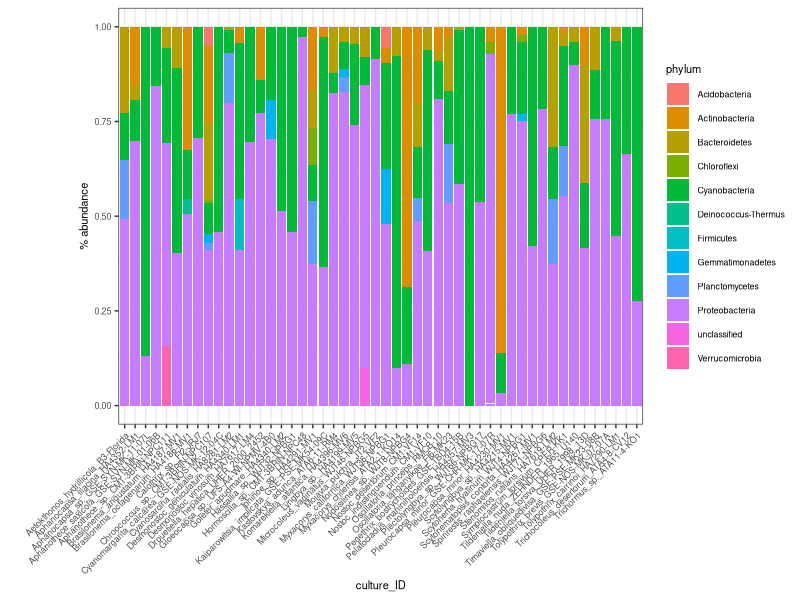
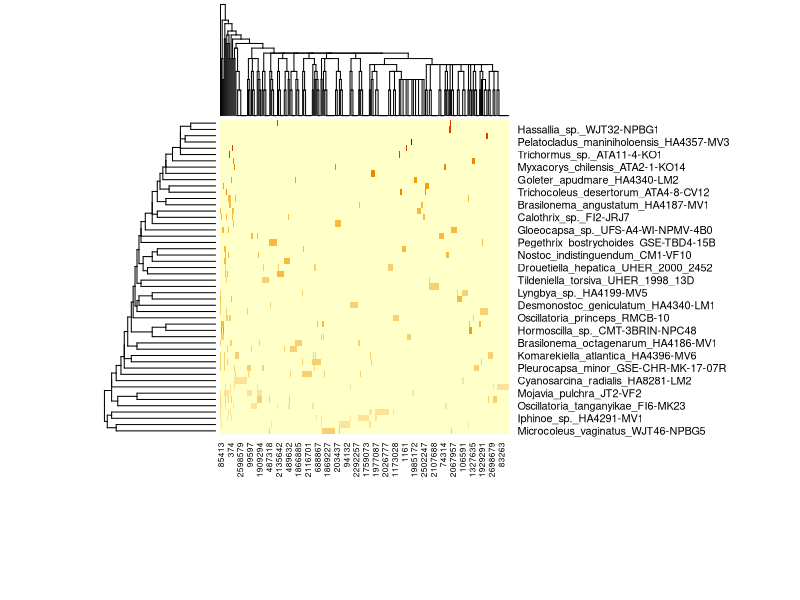

Reproduce these figures in R, in order. (Note: this script raises an error after producing the figures.)
# what organisms are present in the cyanosphere 

# load libraries 
library(tidyverse)
library(vegan)
library(ggrepel)

# load data
cyanosphere <- read.csv("data/autometa_assembly_cyanosphere.csv")

pdf("figures/phylum_plot.pdf", width = 11, height = 8.5)
ggplot(cyanosphere, aes(fill = phylum, y = contigs, x = culture_ID)) + geom_bar(position = "fill", stat = "identity")+ theme_bw()  + labs(y = "% abundance") + theme(axis.text.x = element_text(angle = 45, vjust = 1, hjust=1), text = element_text(size = 8), plot.margin = unit(c(0.2, 0.2, 0.2, 2), "cm"))
dev.off()

heatmap.data <- cyanosphere %>% dplyr::select(taxid, contigs, culture_ID)
heatmap.data <- pivot_wider(heatmap.data, names_from = taxid, values_from = contigs, values_fn = sum)
culture.names <-  heatmap.data$culture_ID
heatmap.data <- heatmap.data[-1]
heatmap.data[c(1:299)] <- ifelse(heatmap.data[c(1:299)]>0, 1, 0)
heatmap.data <- sapply(heatmap.data, as.numeric)
heatmap.data[is.na(heatmap.data)] <-0
rownames(heatmap.data) <- culture.names

pdf("figures/taxid heatmap.pdf")
heatmap(heatmap.data, margins = c(10, 11.5))
dev.off()

# are the communities different between cultures
cyanosphere.transformed <- cyanosphere %>% pivot_wider(names_from = culture_ID, values_from = contigs)

otu.all <- cyanosphere.transformed %>% group_by(Host_Species) %>% summarize_at(vars(`Aetokthonos_hydrillicola_B3-Florida`:`Trichormus_sp._ATA11-4-KO1`),list(sum = sum))
otu.all[is.na(otu.all)] <-0
otu.all[c(2:51)] <- ifelse(otu.all[c(2:51)]>0, 1, 0)
otu.only <- otu.all[c(2:51)]
head(otu.only)

metadata <- otu.all[c(1)]

otu.nmds <- metaMDS(otu.only, trace = FALSE, trymax = 100, "bray")
otu.nmds$stress 
adonis(otu.only ~ Host_Species, data = metadata) # didn't work 


# make heat map

heatmap.data <- cyanosphere %>% dplyr::select(phylum, contigs, culture_ID)
heatmap.data <- pivot_wider(heatmap.data, names_from = phylum, values_from = contigs, values_fn = sum)
culture.names <-  heatmap.data$culture_ID
heatmap.data <- heatmap.data[-1]
heatmap.data[c(1:12)] <- ifelse(heatmap.data[c(1:12)]>0, 1, 0)
heatmap.data <- sapply(heatmap.data, as.numeric)
heatmap.data[is.na(heatmap.data)] <-0
rownames(heatmap.data) <- culture.names

pdf("figures/phylum heatmap.pdf")
heatmap(heatmap.data, margins = c(10, 11.5))
dev.off()

# look just at proteobacteria 

proteo <- cyanosphere %>% filter(phylum == "Proteobacteria")
pdf("figures/proteo_plot.pdf", width = 11, height = 8.5)
ggplot(proteo, aes(fill = order, y = contigs, x = culture_ID)) + geom_bar(position = "fill", stat = "identity")+ theme_bw()  + labs(y = "% abundance") + theme(axis.text.x = element_text(angle = 45, vjust = 1, hjust=1), text = element_text(size = 8), plot.margin = unit(c(0.2, 0.2, 0.2, 2), "cm"))
dev.off()

heatmap.data <- proteo %>% dplyr::select(order, contigs, culture_ID)
heatmap.data <- pivot_wider(heatmap.data, names_from = order, values_from = contigs, values_fn = sum)
culture.names <-  heatmap.data$culture_ID
heatmap.data <- heatmap.data[-1]
heatmap.data[c(1:12)] <- ifelse(heatmap.data[c(1:12)]>0, 1, 0)
heatmap.data <- sapply(heatmap.data, as.numeric)
heatmap.data[is.na(heatmap.data)] <-0
rownames(heatmap.data) <- culture.names

pdf("figures/proteo heatmap.pdf")
heatmap(heatmap.data, margins = c(10, 11.5))
dev.off()



### Based on Substrate ###

pdf("figures/substrate_plot.pdf", width = 11, height = 8.5)
ggplot(cyanosphere, aes(fill = phylum, y = contigs, x = Substrate)) + geom_bar(position = "fill", stat = "identity")+ theme_bw()  + labs(y = "% abundance") + theme(axis.text.x = element_text(angle = 45, vjust = 1, hjust=1), text = element_text(size = 8), plot.margin = unit(c(0.2, 0.2, 0.2, 2), "cm"))
dev.off()

heatmap.data <- cyanosphere %>% dplyr::select(phylum, contigs, Substrate)
heatmap.data <- pivot_wider(heatmap.data, names_from = phylum, values_from = contigs, values_fn = sum)
substrate.names <-  heatmap.data$Substrate
heatmap.data <- heatmap.data[-1]
heatmap.data[c(1:12)] <- ifelse(heatmap.data[c(1:12)]>0, 1, 0)
heatmap.data <- sapply(heatmap.data, as.numeric)
heatmap.data[is.na(heatmap.data)] <-0
rownames(heatmap.data) <- substrate.names

pdf("figures/substrate heatmap.pdf")
heatmap(heatmap.data, margins = c(10, 11.5))
dev.off()

heatmap.data <- proteo %>% dplyr::select(order, contigs, Substrate)
heatmap.data <- pivot_wider(heatmap.data, names_from = order, values_from = contigs, values_fn = sum)
heatmap.data <- heatmap.data[-1]
heatmap.data[c(1:12)] <- ifelse(heatmap.data[c(1:12)]>0, 1, 0)
heatmap.data <- sapply(heatmap.data, as.numeric)
heatmap.data[is.na(heatmap.data)] <-0
rownames(heatmap.data) <- substrate.names

pdf("figures/proteo substrate heatmap.pdf")
heatmap(heatmap.data, margins = c(10, 11.5))
dev.off()

### Based on Continent  ###

pdf("figures/continent_plot.pdf", width = 11, height = 8.5)
ggplot(cyanosphere, aes(fill = phylum, y = contigs, x = Continent)) + geom_bar(position = "fill", stat = "identity")+ theme_bw()  + labs(y = "% abundance") + theme(axis.text.x = element_text(angle = 45, vjust = 1, hjust=1), text = element_text(size = 8), plot.margin = unit(c(0.2, 0.2, 0.2, 2), "cm"))
dev.off()

heatmap.data <- cyanosphere %>% dplyr::select(phylum, contigs, Continent)
heatmap.data <- pivot_wider(heatmap.data, names_from = phylum, values_from = contigs, values_fn = sum)
row.names <-  heatmap.data$Continent 
heatmap.data <- heatmap.data[-1]
heatmap.data[c(1:12)] <- ifelse(heatmap.data[c(1:12)]>0, 1, 0)
heatmap.data <- sapply(heatmap.data, as.numeric)
heatmap.data[is.na(heatmap.data)] <-0
rownames(heatmap.data) <- row.names

pdf("figures/Continent heatmap.pdf")
heatmap(heatmap.data, margins = c(10, 11.5))
dev.off()

# Proeteobacteria only 

heatmap.data <- cyanosphere %>% filter(phylum == "Proteobacteria") %>% dplyr::select(order, contigs, Continent)
heatmap.data <- pivot_wider(heatmap.data, names_from = order, values_from = contigs, values_fn = sum)
row.names <-  heatmap.data$Continent 
heatmap.data <- heatmap.data[-1]
heatmap.data[c(1:12)] <- ifelse(heatmap.data[c(1:12)]>0, 1, 0)
heatmap.data <- sapply(heatmap.data, as.numeric)
heatmap.data[is.na(heatmap.data)] <-0
rownames(heatmap.data) <- row.names

pdf("figures/Continent_proteo heatmap.pdf")
heatmap(heatmap.data, margins = c(10, 11.5))
dev.off()


# based on host Order 

heatmap.data <- cyanosphere %>% dplyr::select(phylum, contigs, Host_Order)
heatmap.data <- pivot_wider(heatmap.data, names_from = phylum, values_from = contigs, values_fn = sum)
row.names <-  heatmap.data$Host_Order 
heatmap.data <- heatmap.data[-1]
heatmap.data[c(1:12)] <- ifelse(heatmap.data[c(1:12)]>0, 1, 0)
heatmap.data <- sapply(heatmap.data, as.numeric)
heatmap.data[is.na(heatmap.data)] <-0
rownames(heatmap.data) <- row.names

pdf("figures/host order heatmap.pdf")
heatmap(heatmap.data, margins = c(10, 11.5))
dev.off()

heatmap.data <- cyanosphere %>% filter(phylum == "Proteobacteria") %>% dplyr::select(order, contigs, Host_Order)
heatmap.data <- pivot_wider(heatmap.data, names_from = order, values_from = contigs, values_fn = sum)
row.names <-  heatmap.data$Host_Order 
heatmap.data <- heatmap.data[-1]
heatmap.data[c(1:12)] <- ifelse(heatmap.data[c(1:12)]>0, 1, 0)
heatmap.data <- sapply(heatmap.data, as.numeric)
heatmap.data[is.na(heatmap.data)] <-0
rownames(heatmap.data) <- row.names

pdf("figures/host order bacteria  heatmap.pdf")
heatmap(heatmap.data, margins = c(12, 11.5))
dev.off()
